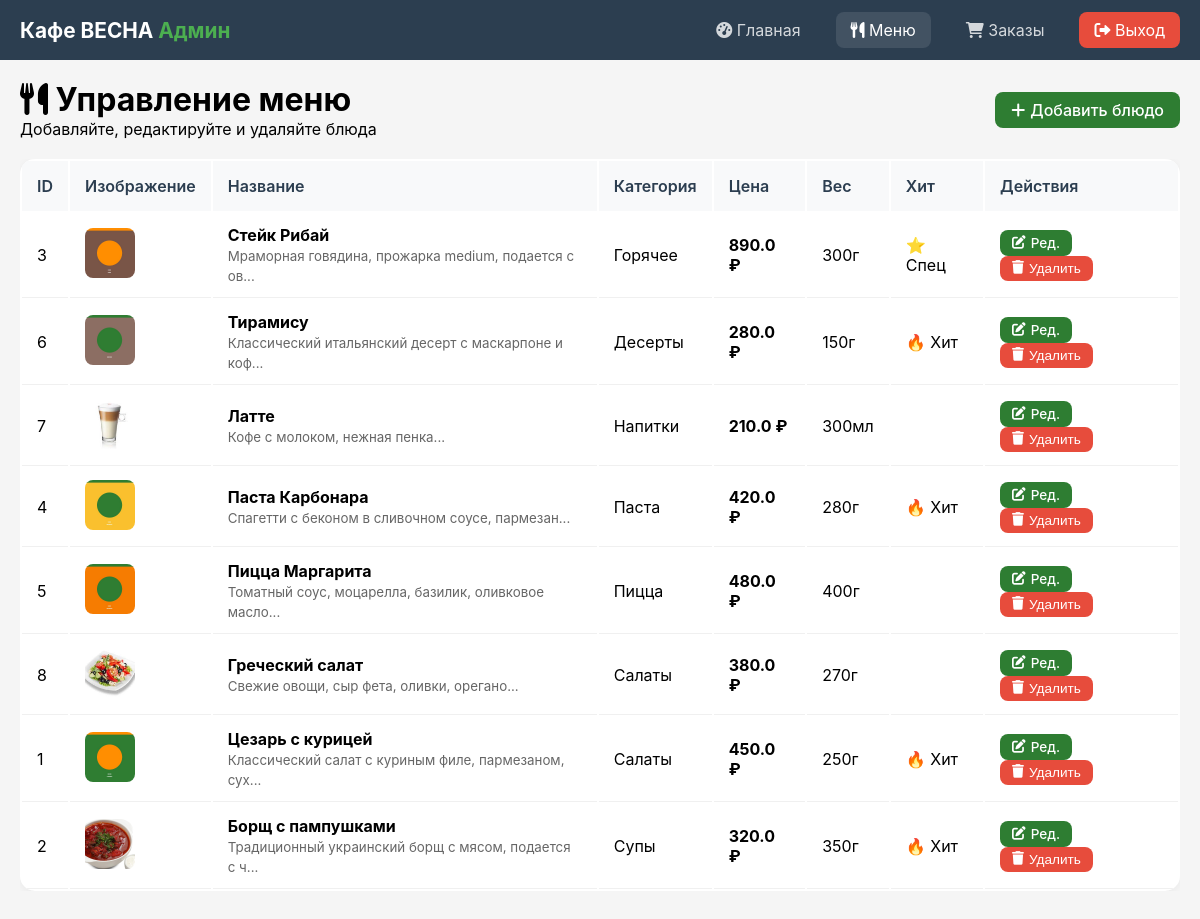
Before: /admin/menu (signed in) with the older database file.
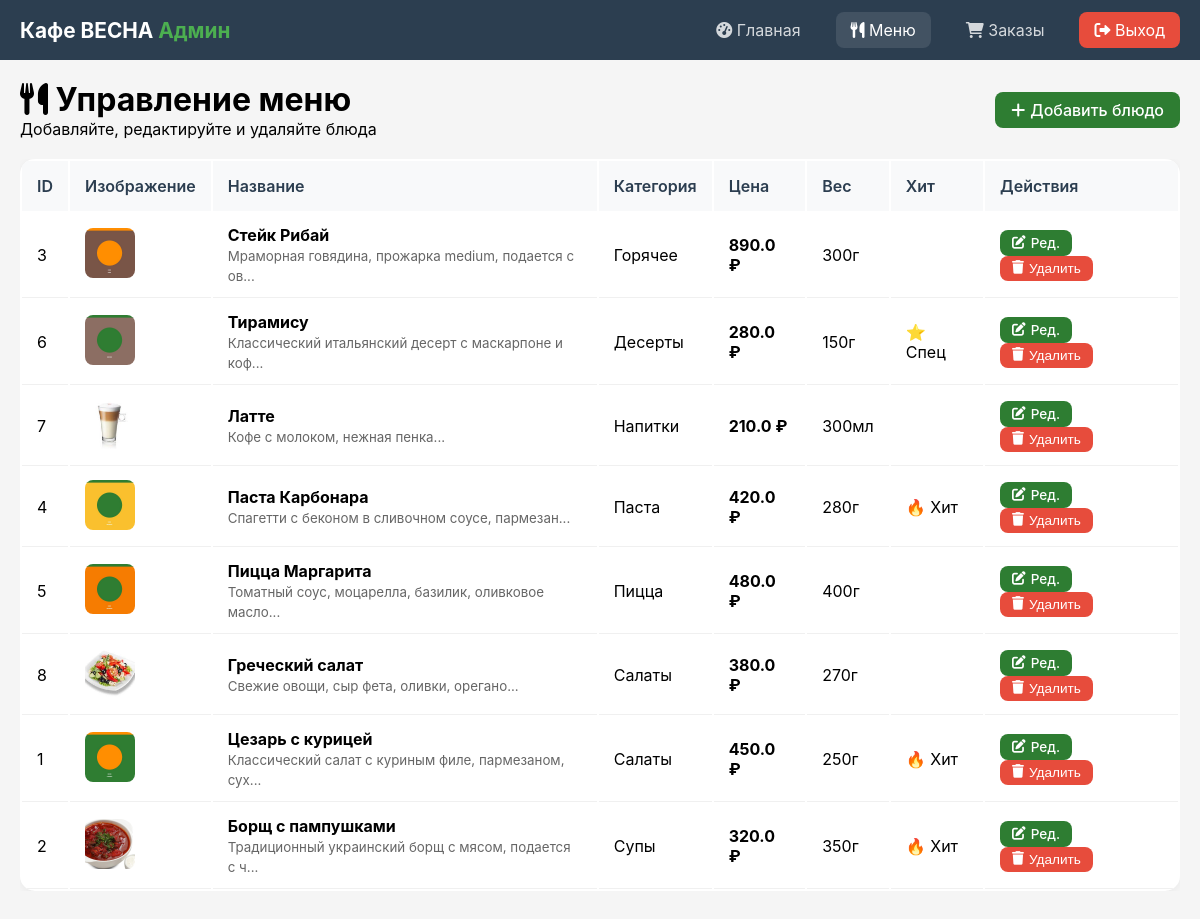
After: the same page with the newer database file.
### app.py (models this page shows, shortened)
class MenuItem(db.Model):
    __tablename__ = 'menu_item'
    id = db.Column(db.Integer, primary_key=True)
    name = db.Column(db.String(100), nullable=False)
    description = db.Column(db.Text)
    price = db.Column(db.Float, nullable=False)
    category = db.Column(db.String(50))
    image_url = db.Column(db.String(200), default='/static/images/placeholder.jpg')
    is_popular = db.Column(db.Boolean, default=False)
    is_special = db.Column(db.Boolean, default=False)
    weight = db.Column(db.String(20))
    calories = db.Column(db.Integer)
    created_at = db.Column(db.DateTime, default=datetime.utcnow)

### app.py (the view)
@app.route('/admin/menu')
@admin_required
def admin_menu():
    items = MenuItem.query.order_by(MenuItem.category, MenuItem.name).all()
    categories = db.session.query(MenuItem.category).distinct().all()
    categories = [c[0] for c in categories if c[0]]
    return render_template('admin/menu.html', items=items, categories=categories)

### app.py (called while the page is built)
@app.context_processor
def utility_processor():
    return {
        'image_exists': image_exists,
        'get_safe_image_url': get_safe_image_url,
        'now': datetime.now(),
        'cafe_name': CAFE_NAME,
        'cafe_address': CAFE_ADDRESS,
        'cafe_phone': CAFE_PHONE,
        'cafe_email': CAFE_EMAIL,
        'cafe_work_hours': CAFE_WORK_HOURS,
        'cafe_description': CAFE_DESCRIPTION,
        'cafe_slogan': CAFE_SLOGAN,
        'cafe_latitude': CAFE_LATITUDE,
        'cafe_longitude': CAFE_LONGITUDE,
        'cafe_image': CAFE_IMAGE,
        'cafe_image2': CAFE_IMAGE2,
        'social_instagram': SOCIAL_INSTAGRAM,
        'social_vk': SOCIAL_VK,
        'social_telegram': SOCIAL_TELEGRAM
    }

def admin_required(f):
    @wraps(f)
    def decorated_function(*args, **kwargs):
        if not session.get('admin_logged_in'):
            return redirect(url_for('admin_login'))
        return f(*args, **kwargs)
    return decorated_function

### templates/admin/menu.html (shortened to what this page needs)
{% extends "admin/base.html" %}
{% block content %}
<div class="dashboard-header" style="display: flex; justify-content: space-between; align-items: center; margin-bottom: 20px;">
    <div>
        <h1><i class="fas fa-utensils"></i> Управление меню</h1>
        <p>Добавляйте, редактируйте и удаляйте блюда</p>
    </div>
    <a href="{{ url_for('admin_add_item') }}" class="btn btn-primary">
        <i class="fas fa-plus"></i> Добавить блюдо
    </a>
</div>
<div class="table-responsive">
    <table class="admin-table">
        <thead>
            <tr>
                <th>ID</th>
                <th>Изображение</th>
                <th>Название</th>
                <th>Категория</th>
                <th>Цена</th>
                <th>Вес</th>
                <th>Хит</th>
                <th>Действия</th>
            </tr>
        </thead>
        <tbody>
            {% for item in items %}
            <tr>
                <td>{{ item.id }}</td>
                <td>
                    {% if item.image_url %}
                    <img src="{{ item.image_url }}" alt="{{ item.name }}" style="width: 50px; height: 50px; object-fit: cover; border-radius: 8px;">
                    {% else %}
                    <i class="fas fa-utensils" style="font-size: 2rem; color: #ccc;"></i>
                    {% endif %}
                </td>
                <td><strong>{{ item.name }}</strong><br><small style="color: #666;">{{ item.description[:50] }}...</small></td>
                <td>{{ item.category }}</td>
                <td><strong>{{ item.price }} ₽</strong></td>
                <td>{{ item.weight }}</td>
                <td>
                    {% if item.is_popular %}🔥 Хит{% endif %}
                    {% if item.is_special %}⭐ Спец{% endif %}
                </td>
                <td>
                    <a href="{{ url_for('admin_edit_item', item_id=item.id) }}" class="btn btn-sm btn-primary">
                        <i class="fas fa-edit"></i> Ред.
                    </a>
                    <form method="POST" action="{{ url_for('admin_delete_item', item_id=item.id) }}" style="display: inline;" onsubmit="return confirm('Удалить блюдо {{ item.name }}?')">
                        <button type="submit" class="btn btn-sm btn-danger">
                            <i class="fas fa-trash"></i> Удалить
                        </button>
                    </form>
                </td>
            </tr>
            {% endfor %}
        </tbody>
    </table>
</div>
{% endblock %}

Changed rows visible on the page:
changed MenuItem "Стейк Рибай": no longer shows "⭐ Спец"
changed MenuItem "Тирамису": now shows "⭐ Спец"; no longer shows "🔥 Хит"
